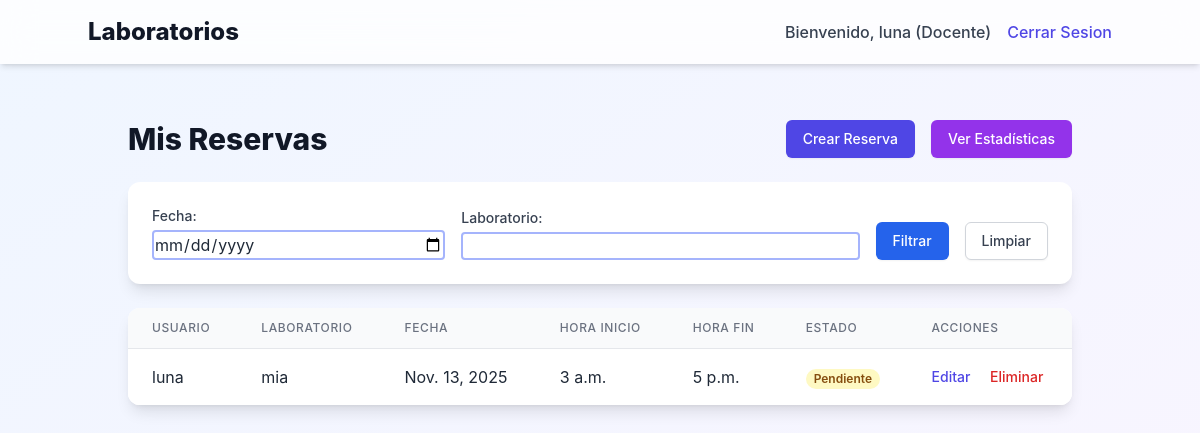
Before: /management/ (signed in) with the older database file.
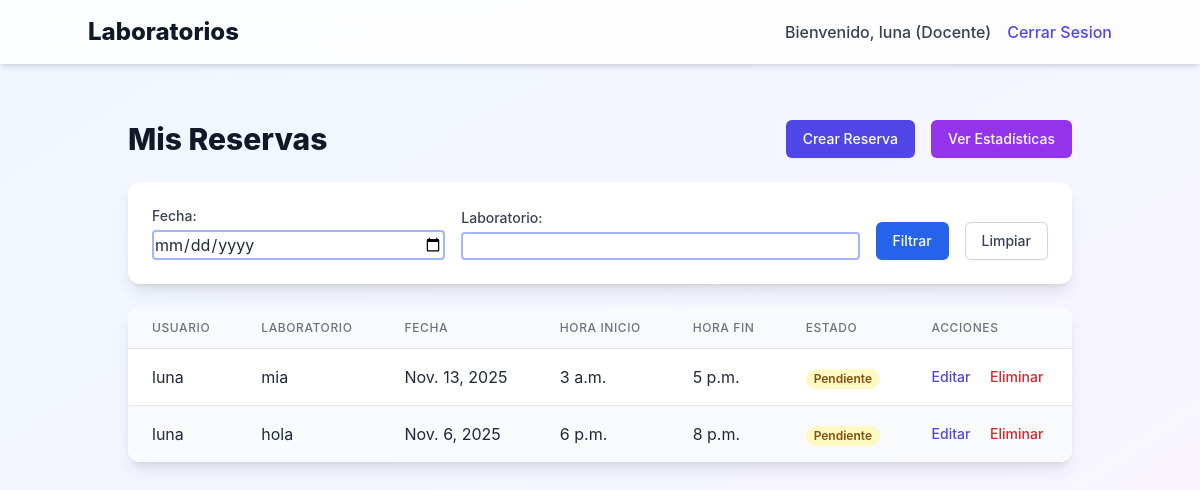
After: the same page with the newer database file.
### management_enmanuel_sergio/models.py (models this page shows, shortened)
class Reserva(models.Model):
    ESTADO_CHOICES = [
        ('pendiente', 'Pendiente'),
        ('aprobada', 'Aprobada'),
        ('rechazada', 'Rechazada'),
    ]
    usuario = models.ForeignKey(User, on_delete=models.CASCADE)
    laboratorio = models.CharField(max_length=100)
    fecha = models.DateField()
    hora_inicio = models.TimeField()
    hora_fin = models.TimeField()
    estado = models.CharField(max_length=20, choices=ESTADO_CHOICES, default='pendiente')
    motivo = models.TextField()
    fecha_creacion = models.DateTimeField(auto_now_add=True)

### management_enmanuel_sergio/views.py (the view)
# urls.py: path('', ReservaListView.as_view(), name='reserva_list'),
class ReservaListView(LoginRequiredMixin, ListView):
    model = Reserva
    template_name = 'management/reserva_list.html'
    def get_queryset(self):
        queryset = Reserva.objects.filter(usuario=self.request.user)
        fecha = self.request.GET.get('fecha')
        laboratorio = self.request.GET.get('laboratorio')
        if fecha:
            queryset = queryset.filter(fecha=fecha)
        if laboratorio:
            queryset = queryset.filter(laboratorio__icontains=laboratorio)
        return queryset

### templates/management/reserva_list.html (shortened to what the changed rows need)
{% extends 'base.html' %}
{% block content %}
<div class="container mx-auto px-4 py-8">
    <div class="flex justify-between items-center mb-6">
        <h2 class="text-3xl font-extrabold text-gray-900">Mis Reservas</h2>
    </div>
    <div class="bg-white shadow-lg rounded-xl overflow-hidden">
        <table class="min-w-full divide-y divide-gray-200">
            <thead class="bg-gray-50">
                <tr>
                    <th scope="col" class="px-6 py-3 text-left text-xs font-medium text-gray-500 uppercase tracking-wider">Usuario</th>
                    <th scope="col" class="px-6 py-3 text-left text-xs font-medium text-gray-500 uppercase tracking-wider">Laboratorio</th>
                    <th scope="col" class="px-6 py-3 text-left text-xs font-medium text-gray-500 uppercase tracking-wider">Fecha</th>
                    <th scope="col" class="px-6 py-3 text-left text-xs font-medium text-gray-500 uppercase tracking-wider">Hora Inicio</th>
                    <th scope="col" class="px-6 py-3 text-left text-xs font-medium text-gray-500 uppercase tracking-wider">Hora Fin</th>
                    <th scope="col" class="px-6 py-3 text-left text-xs font-medium text-gray-500 uppercase tracking-wider">Estado</th>
                    <th scope="col" class="px-6 py-3 text-left text-xs font-medium text-gray-500 uppercase tracking-wider">Acciones</th>
                </tr>
            </thead>
            <tbody class="bg-white divide-y divide-gray-200">
                {% for reserva in object_list %}
                    <tr class="{% cycle 'bg-white' 'bg-gray-50' %}">
                        <td class="px-6 py-4 whitespace-nowrap">{{ reserva.usuario.username }}</td>
                        <td class="px-6 py-4 whitespace-nowrap">{{ reserva.laboratorio }}</td>
                        <td class="px-6 py-4 whitespace-nowrap">{{ reserva.fecha }}</td>
                        <td class="px-6 py-4 whitespace-nowrap">{{ reserva.hora_inicio }}</td>
                        <td class="px-6 py-4 whitespace-nowrap">{{ reserva.hora_fin }}</td>
                        <td class="px-6 py-4 whitespace-nowrap">
                            <span class="px-2 inline-flex text-xs leading-5 font-semibold rounded-full {% if reserva.estado == 'aprobada' %}bg-green-100 text-green-800{% elif reserva.estado == 'rechazada' %}bg-red-100 text-red-800{% else %}bg-yellow-100 text-yellow-800{% endif %}">
                                {{ reserva.get_estado_display }}
                            </span>
                        </td>
                        <td class="px-6 py-4 whitespace-nowrap text-sm font-medium">
                            {% if reserva.estado == 'pendiente' %}
                                <a href="{% url 'management:reserva_update' reserva.pk %}" class="text-indigo-600 hover:text-indigo-900">Editar</a>
                                <a href="{% url 'management:reserva_delete' reserva.pk %}" class="text-red-600 hover:text-red-900 ml-4">Eliminar</a>
                            {% else %}
                                <span class="text-gray-400">No acciones</span>
                            {% endif %}
                        </td>
                    </tr>
                {% empty %}
                    <tr>
                        <td colspan="7" class="px-6 py-4 whitespace-nowrap text-center text-gray-500">No hay reservas disponibles.</td>
                    </tr>
                {% endfor %}
            </tbody>
        </table>
    </div>
</div>
{% endblock %}

Changed rows visible on the page:
added Reserva: usuario.username "luna", laboratorio "hola", fecha "Nov. 6, 2025", hora_inicio "6 p.m.", hora_fin "8 p.m.", estado "Pendiente", shows "Editar"
